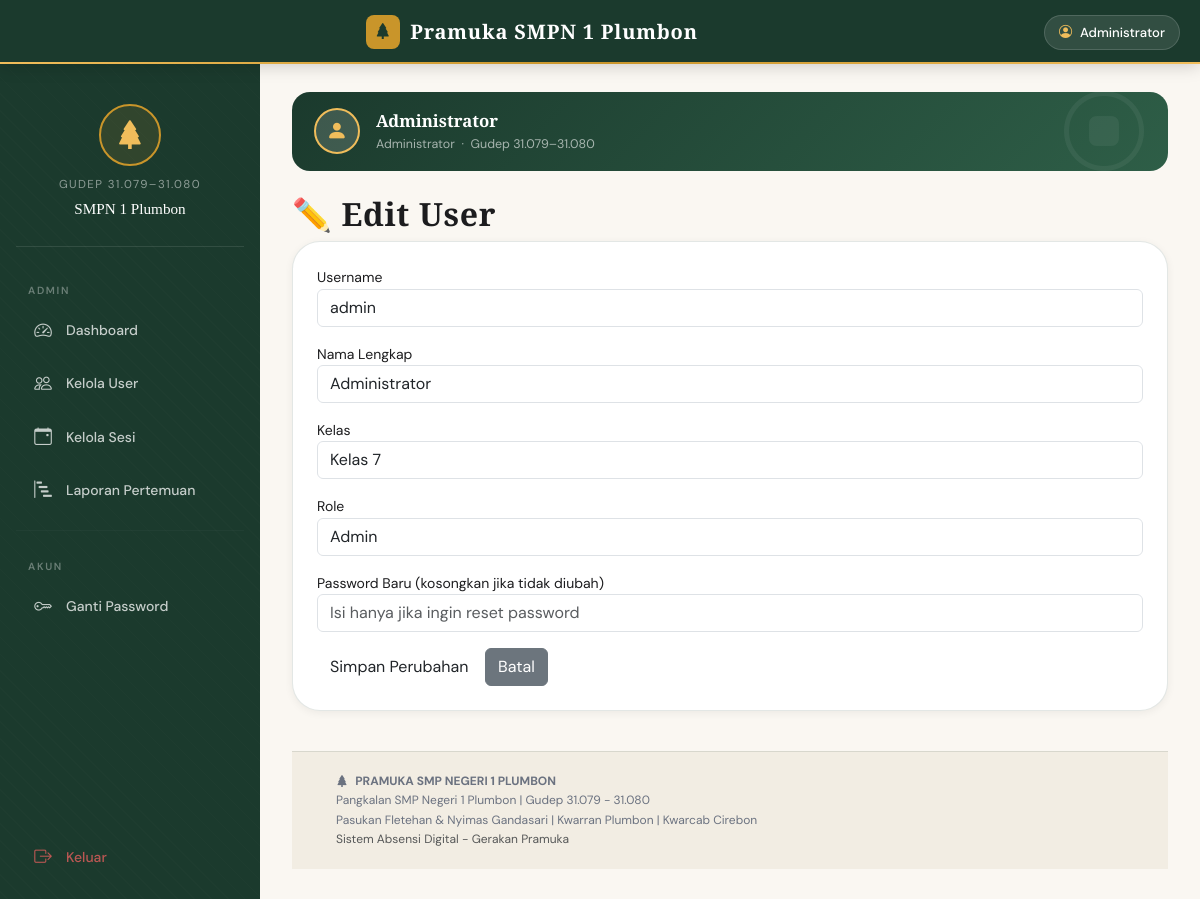
/public/AdminController/editUser/1 (signed in), run on the app's committed database.
### tables this page shows
CREATE TABLE `users` (
  `id` int(11) NOT NULL,
  `username` varchar(50) NOT NULL,
  `password` varchar(255) NOT NULL,
  `nama_lengkap` varchar(100) NOT NULL,
  `kelas` varchar(20) DEFAULT NULL,
  `role` enum('admin','user') DEFAULT 'user',
  `created_at` timestamp NOT NULL DEFAULT current_timestamp()
);

### core/Controller.php (called while the page is built, shortened)
<?php
class Controller {
    public function view($view, $data = []) {
        extract($data);
        require_once '../app/views/templates/header.php';
        require_once '../app/views/' . $view . '.php';
        require_once '../app/views/templates/footer.php';
    }
    public function model($model) {
        return new $model;
    }
}
?>

### public/index.php (called while the page is built, shortened)
<?php
require_once '../config/database.php';
require_once '../core/Controller.php';
$app = new App();
?>

### app/models/User.php (called while the page is built, shortened)
<?php
class User {
    private $db;
    public function __construct() {
        $this->db = Database::getInstance()->getConnection();
    }
    public function getUserById($id) {
        $stmt = $this->db->prepare("SELECT * FROM users WHERE id = ?");
        $stmt->execute([$id]);
        return $stmt->fetch(PDO::FETCH_ASSOC);
    }
}
?>

### config/database.php (called while the page is built, shortened)
<?php
class Database {
    private static $instance = null;
    private $connection;
    private function __construct() {
        try {
            $this->connection = new PDO(
                "mysql:host=".DB_HOST.";dbname=".DB_NAME.";charset=utf8mb4",
                DB_USER,
                DB_PASS,
                [
                    PDO::ATTR_ERRMODE => PDO::ERRMODE_EXCEPTION,
                    PDO::ATTR_DEFAULT_FETCH_MODE => PDO::FETCH_ASSOC
                ]
            );
        } catch(PDOException $e) {
            die("Connection failed: " . $e->getMessage());
        }
    }
    public static function getInstance() {
        if (self::$instance == null) {
            self::$instance = new Database();
        }
        return self::$instance;
    }
    public function getConnection() {
        return $this->connection;
    }
}
?>

### app/views/admin/edit_user.php (the view, shortened to what this page needs)
<h2 class="serif-heading">✏️ Edit User</h2>
<div class="card-scout p-4">
    <form method="POST">
        <div class="mb-3">
            <label>Username</label>
            <input type="text" name="username" class="form-control" value="<?= htmlspecialchars($data['user']['username']) ?>" required>
        </div>
        <div class="mb-3">
            <label>Nama Lengkap</label>
            <input type="text" name="nama_lengkap" class="form-control" value="<?= htmlspecialchars($data['user']['nama_lengkap']) ?>" required>
        </div>
        <div class="mb-3">
            <label>Kelas</label>
            <select name="kelas" class="form-control" required>
                <option value="7" <?= $data['user']['kelas'] == '7' ? 'selected' : '' ?>>Kelas 7</option>
            </select>
        </div>
        <div class="mb-3">
            <label>Role</label>
            <select name="role" class="form-control">
                <option value="admin" <?= $data['user']['role'] == 'admin' ? 'selected' : '' ?>>Admin</option>
            </select>
        </div>
        <div class="mb-3">
            <label>Password Baru (kosongkan jika tidak diubah)</label>
            <input type="password" name="new_password" class="form-control" placeholder="Isi hanya jika ingin reset password">
        </div>
        <button type="submit" class="btn btn-scout-primary">Simpan Perubahan</button>
        <a href="<?= BASE_URL ?>/AdminController/users" class="btn btn-secondary">Batal</a>
    </form>
</div>

### app/views/templates/header.php (style rules this page uses)
:root { --c-forest: #1B3A2D; --c-forest-mid: #2E5E47; --c-forest-soft: #3D7A5C; --c-gold: #C9952A; --c-gold-light: #F0BD5B; --c-cream: #FAF7F2; --c-parchment: #F2EDE3; --c-ink: #1C1C1E; --c-muted: #6B7280; --c-border: rgba(27,58,45,0.12); --c-white: #FFFFFF; --sidebar-w: 260px; --navbar-h: 64px; --radius-sm: 10px; --radius-md: 18px; --radius-lg: 28px; --radius-pill: 999px; --shadow-sm: 0 2px 8px rgba(0,0,0,.06); --shadow-md: 0 8px 24px rgba(0,0,0,.08); --shadow-lg: 0 20px 50px rgba(0,0,0,.12); --font-display: 'Cormorant Garamond', serif; --font-body: 'DM Sans', sans-serif; }
*, *::before, *::after { box-sizing: border-box; margin: 0; padding: 0; }
html { scroll-behavior: smooth; }
body { background-color: var(--c-cream); font-family: var(--font-body); color: var(--c-ink); font-size: 14px; line-height: 1.6; -webkit-font-smoothing: antialiased; }
h1, h2, h3, h4, h5, h6, .serif { font-family: var(--font-display); font-weight: 600; letter-spacing: .02em; }
.card-scout { background: var(--c-white); border: 1px solid var(--c-border); border-radius: var(--radius-lg); box-shadow: var(--shadow-sm); overflow: hidden; transition: box-shadow .25s, transform .25s; }

### data on the page
users: username "admin", nama_lengkap "Administrator", role "Admin"

### other printed values
$_SESSION['nama_lengkap'] "Administrator"
